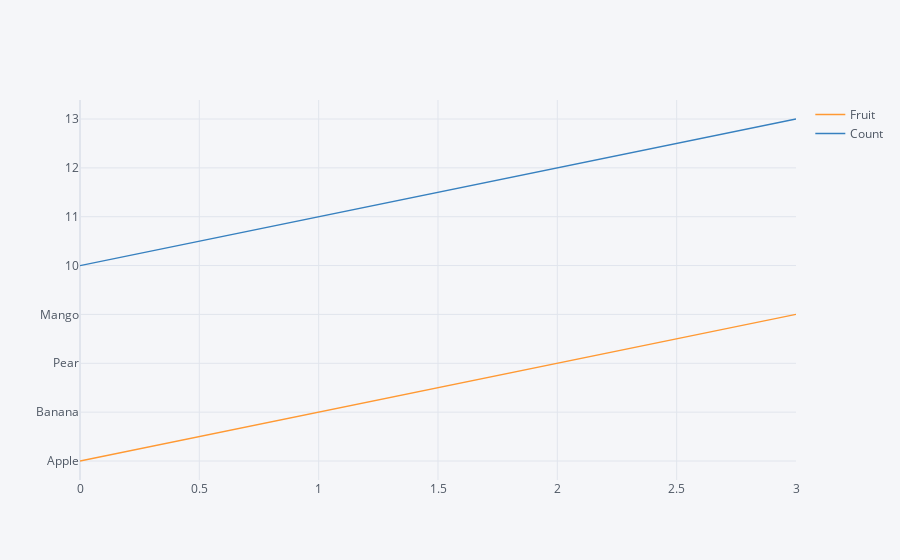

Notebook cell for this chart:
### Code cell
df1.iplot()

### Figure 1 — Plotly figure (JSON) as saved in the notebook; plotly's stock layout.template omitted (floating-point values rounded to 4 significant figures)
{"data": [{"name": "Fruit", "text": "", "mode": "lines", "y": ["Apple", "Banana", "Pear", "Mango"], "x": [0, 1, 2, 3], "line": {"color": "rgba(255, 153, 51, 1.0)", "dash": "solid", "shape": "linear", "width": 1.3}, "type": "scatter"}, {"name": "Count", "text": "", "mode": "lines", "y": [10, 11, 12, 13], "x": [0, 1, 2, 3], "line": {"color": "rgba(55, 128, 191, 1.0)", "dash": "solid", "shape": "linear", "width": 1.3}, "type": "scatter"}], "layout": {"title": {"font": {"color": "#4D5663"}}, "paper_bgcolor": "#F5F6F9", "plot_bgcolor": "#F5F6F9", "yaxis": {"tickfont": {"color": "#4D5663"}, "zerolinecolor": "#E1E5ED", "title": {"text": "", "font": {"color": "#4D5663"}}, "gridcolor": "#E1E5ED", "showgrid": true}, "xaxis": {"tickfont": {"color": "#4D5663"}, "zerolinecolor": "#E1E5ED", "title": {"text": "", "font": {"color": "#4D5663"}}, "gridcolor": "#E1E5ED", "showgrid": true}, "legend": {"bgcolor": "#F5F6F9", "font": {"color": "#4D5663"}}}}
